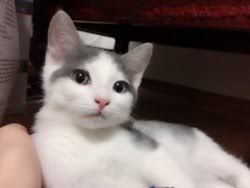
#> input picture my_study/my_study/openCV/image_video/cat_1.jpg, 250 x 188 px
$ python image_practice_01.py
#> lines starting #> are read from the running program, lines starting #| are printed output that depends on the picture
import cv2
cat_img = cv2.imread("image_video/cat_1.jpg",0)
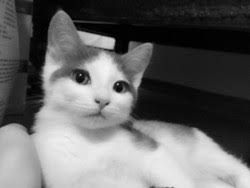
#> cat_img: shape (188, 250); min 0, max 244, mean 103.1
cv2.imshow('load image',cat_img)
key = cv2.waitKey(5)
#> (key Esc is pressed here)

if key == ord('s'): #s키가 입력된거면 이미지 저장

    cv2.imwrite( 'gray_cat.jpg', cat_img )


cv2.destroyWindow( 'load image')
